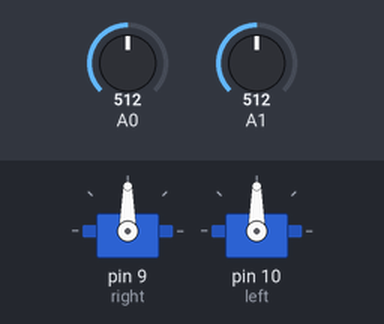
The sketch below on a simulated Arduino Uno, built with avr-gcc and run on an emulated ATmega328P. Shown: 2 × servo. Inputs (shaded band) come from the test bench; at power-on: A0 = 512, A1 = 512.

Above: at 1.2 s.
1.3 s: A0 set to 736
2.8 s: A0 set to 762
At 4.0 s:
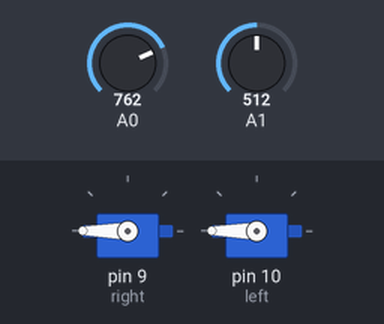
4.3 s: A1 set to 753
5.8 s: A1 set to 774
At 6.4 s:
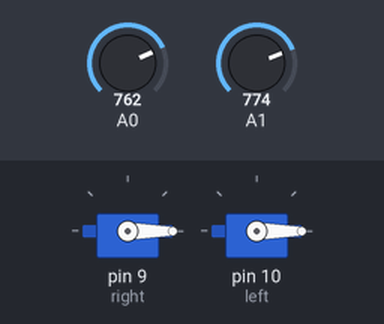
7.3 s: A1 set to 740
At 8.5 s:
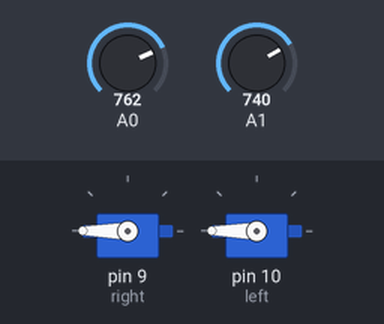
8.8 s: A1 set to 900
At 9.9 s:
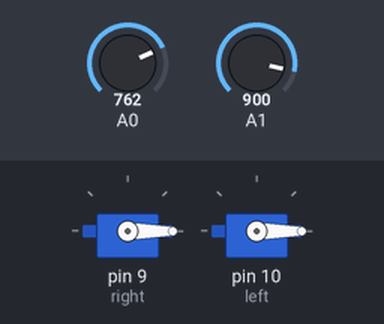
Timing chart, 0 to 11.3 s (numbered marks = the images above; inputs shaded):
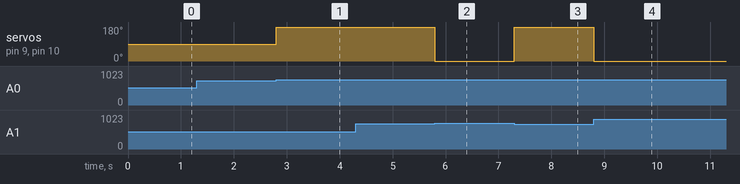

Measured:
- the behaviour switches between 750 and 751 on A0 (found by bisection; images 0 and 1)
- the behaviour switches between 762 and 763 on A1 (found by bisection; images 1 and 2)
- after the input at 1.3 s, every drawn part: stays the same
- after the input at 2.8 s, servo on pin 9 (right), servo on pin 10 (left): 90° → 180° at once
- after the input at 4.3 s, every drawn part: stays the same
- after the input at 5.8 s, servo on pin 9 (right), servo on pin 10 (left): 180° → 0° at once
- after the input at 7.3 s, servo on pin 9 (right), servo on pin 10 (left): 0° → 180° at once
- after the input at 8.8 s, servo on pin 9 (right), servo on pin 10 (left): 180° → 0° at once

The sketch:

braitenberg_vehicle.ino
```cpp
/*
  Braitenberg Vehicle #1 (simple sensory motor loop)
*/

#include <Servo.h>  // This includes the "servo" library

Servo left, right;  // This creates two servo objects, one for each motor

// Setup
void setup() {
  right.attach(9);  // Assign right servo to digital (PWM) pin 9 (change according to your connection)
  left.attach(10);  // Assign left servo to digital (PWM) pin 10 (change according to your connection)
}

void loop() {

  // Sensory Input
  int light_right = analogRead(A0);
  int light_left = analogRead(A1);

  // Which side is brighter?
  if (light_left > light_right)
  {
    // If left is above threshold, then turn to the left
    if(light_left > 750)
    {
      // Motor Output
      left.write(0);      // left backwards
      right.write(0);     // right forwards
    }
    else
    {
      left.write(90);     // left stop
      right.write(90);    // right stop
    }
  }
  else
  {
    // If right is above threshold, then turn to the right
    if(light_right > 750)
    {
      // Motor Output
      left.write(180);    // left forwards
      right.write(180);   // right backwards
    }
    else
    {
      left.write(90);     // left stop
      right.write(90);    // right stop
    }
  }
}
```
